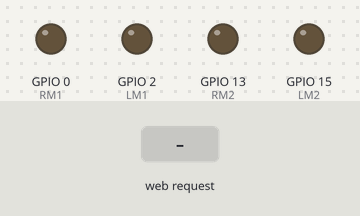
The sketch below on a simulated ESP8266 (NodeMCU). Parts: output pins drawn as LEDs (lit = HIGH). The inputs (shaded band) are chosen by the test bench. What the sketch prints to the serial monitor is not drawn.

Above: at 1.2 s.
1.3 s: HTTP request GET /forward received
At 2.5 s:
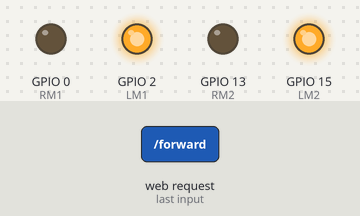
2.8 s: HTTP request GET /backward received
At 3.9 s:
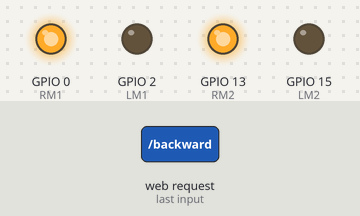
4.3 s: HTTP request GET /left received
At 5.0 s:
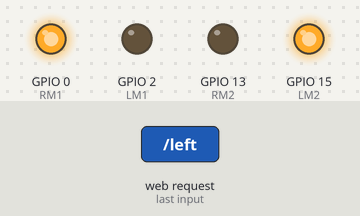
5.8 s: HTTP request GET /right received
At 6.2 s:
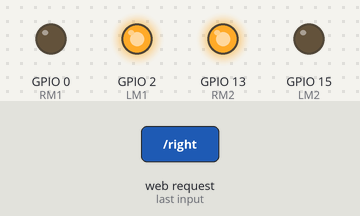
Timing chart, 0 to 8.3 s (numbered marks = the images above; inputs shaded):
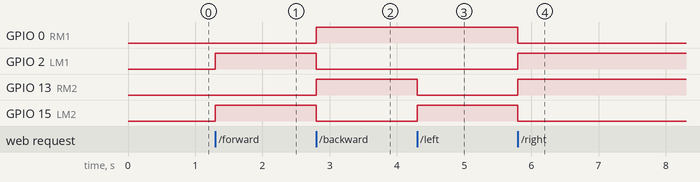

Measured:
- after the input at 1.3 s, GPIO 2 (LM1), GPIO 15 (LM2): LOW → HIGH at once
- after the input at 2.8 s, GPIO 0 (RM1), GPIO 13 (RM2): LOW → HIGH at once; GPIO 2 (LM1), GPIO 15 (LM2): HIGH → LOW at once
- after the input at 4.3 s, GPIO 13 (RM2): HIGH → LOW at once; GPIO 15 (LM2): LOW → HIGH at once
- after the input at 5.8 s, GPIO 0 (RM1), GPIO 15 (LM2): HIGH → LOW at once; GPIO 2 (LM1), GPIO 13 (RM2): LOW → HIGH at once

The sketch:

esp8266_robot.ino
```cpp
#include <ESP8266WiFi.h>
WiFiClient client;
WiFiServer server(80);

/* WIFI settings */
const char* ssid = "NS";
const char* password = "123456789";

/* data received from application */
String  data ="";

/* define L298N or L293D motor control pins */
int LM1 = 2;     /* GPIO2(D4) -> IN3   */
int LM2 = 15;   /* GPIO15(D8) -> IN1  */
int RM1 = 0;    /* GPIO0(D3) -> IN4   */
int RM2 = 13;  /* GPIO13(D7) -> IN2  */

void setup()
{
  /* initialize motor control pins as output */
  pinMode(LM1, OUTPUT);
  pinMode(LM2, OUTPUT);
  pinMode(RM1, OUTPUT);
  pinMode(RM2, OUTPUT);

  /* start server communication */
  server.begin();
  Serial.begin(9600);
}

void loop()
{
    /* If the server available, run the "checkClient" function */
    client = server.available();
    if (!client) return;
    data = checkClient ();

/************************ Run function according to incoming data from application *************************/

    /* If the incoming data is "forward", run the "MotorForward" function */
    if (data == "forward") MotorForward();
    /* If the incoming data is "backward", run the "MotorBackward" function */
    else if (data == "backward") MotorBackward();
    /* If the incoming data is "left", run the "TurnLeft" function */
    else if (data == "left") TurnLeft();
    /* If the incoming data is "right", run the "TurnRight" function */
    else if (data == "right") TurnRight();
    /* If the incoming data is "stop", run the "MotorStop" function */
    else if (data == "stop") MotorStop();
}

/********************************************* FORWARD *****************************************************/
void MotorForward(void)
{
  digitalWrite(LM1,HIGH);
  digitalWrite(LM2,HIGH);
  digitalWrite(RM1,LOW);
  digitalWrite(RM2,LOW);
  Serial.print("f");
}

/********************************************* BACKWARD *****************************************************/
void MotorBackward(void)
{
  digitalWrite(RM1,HIGH);
  digitalWrite(RM2,HIGH);
  digitalWrite(LM1,LOW);
  digitalWrite(LM2,LOW);
   Serial.print("b");
}

/********************************************* TURN LEFT *****************************************************/
void TurnLeft(void)
{
  digitalWrite(LM1,LOW);
  digitalWrite(LM2,HIGH);
  digitalWrite(RM2,LOW);
  digitalWrite(RM1,HIGH);
   Serial.print("l");
}

/********************************************* TURN RIGHT *****************************************************/
void TurnRight(void)
{
  digitalWrite(LM1,HIGH);
  digitalWrite(LM2,LOW);
  digitalWrite(RM2,HIGH);
  digitalWrite(RM1,LOW);
   Serial.print("r");
}

/********************************************* STOP *****************************************************/
void MotorStop(void)
{
  digitalWrite(LM1,LOW);
  digitalWrite(RM1,LOW);
  digitalWrite(LM2,LOW);
  digitalWrite(RM2,LOW);
   Serial.print("s");
}

/********************************** RECEIVE DATA FROM the APP ******************************************/
String checkClient (void)
{
  while(!client.available()) delay(1);
  String request = client.readStringUntil('\r');
  request.remove(0, 5);
  request.remove(request.length()-9,9);
  return request;
}
```
